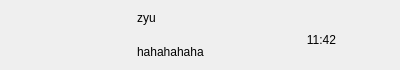
<?xml version="1.0" encoding="UTF-8"?>
<ui version="4.0">
 <class>ChatUserWid</class>
 <widget class="QWidget" name="ChatUserWid">
  <property name="geometry">
   <rect>
    <x>0</x>
    <y>0</y>
    <width>400</width>
    <height>70</height>
   </rect>
  </property>
  <property name="minimumSize">
   <size>
    <width>0</width>
    <height>70</height>
   </size>
  </property>
  <property name="maximumSize">
   <size>
    <width>16777215</width>
    <height>70</height>
   </size>
  </property>
  <property name="windowTitle">
   <string>Form</string>
  </property>
  <layout class="QHBoxLayout" name="horizontalLayout">
   <property name="spacing">
    <number>5</number>
   </property>
   <property name="leftMargin">
    <number>6</number>
   </property>
   <property name="topMargin">
    <number>2</number>
   </property>
   <property name="rightMargin">
    <number>6</number>
   </property>
   <property name="bottomMargin">
    <number>2</number>
   </property>
   <item>
    <widget class="QWidget" name="icon_wid" native="true">
     <property name="minimumSize">
      <size>
       <width>50</width>
       <height>50</height>
      </size>
     </property>
     <property name="maximumSize">
      <size>
       <width>50</width>
       <height>50</height>
      </size>
     </property>
     <layout class="QHBoxLayout" name="horizontalLayout_2">
      <property name="spacing">
       <number>0</number>
      </property>
      <property name="leftMargin">
       <number>0</number>
      </property>
      <property name="topMargin">
       <number>0</number>
      </property>
      <property name="rightMargin">
       <number>0</number>
      </property>
      <property name="bottomMargin">
       <number>0</number>
      </property>
      <item>
       <widget class="QLabel" name="icon_lb">
        <property name="minimumSize">
         <size>
          <width>45</width>
          <height>45</height>
         </size>
        </property>
        <property name="maximumSize">
         <size>
          <width>45</width>
          <height>45</height>
         </size>
        </property>
        <property name="text">
         <string/>
        </property>
       </widget>
      </item>
     </layout>
    </widget>
   </item>
   <item>
    <widget class="QWidget" name="user_info_wid" native="true">
     <property name="maximumSize">
      <size>
       <width>130</width>
       <height>16777215</height>
      </size>
     </property>
     <layout class="QVBoxLayout" name="verticalLayout">
      <property name="leftMargin">
       <number>2</number>
      </property>
      <property name="topMargin">
       <number>2</number>
      </property>
      <property name="rightMargin">
       <number>2</number>
      </property>
      <property name="bottomMargin">
       <number>2</number>
      </property>
      <item>
       <widget class="QLabel" name="user_name_lb">
        <property name="text">
         <string>zyu</string>
        </property>
       </widget>
      </item>
      <item>
       <widget class="QLabel" name="user_chat_lb">
        <property name="maximumSize">
         <size>
          <width>130</width>
          <height>16777215</height>
         </size>
        </property>
        <property name="text">
         <string>hahahahaha</string>
        </property>
       </widget>
      </item>
     </layout>
    </widget>
   </item>
   <item>
    <widget class="QWidget" name="time_wid" native="true">
     <property name="minimumSize">
      <size>
       <width>50</width>
       <height>50</height>
      </size>
     </property>
     <property name="maximumSize">
      <size>
       <width>50</width>
       <height>50</height>
      </size>
     </property>
     <widget class="QLabel" name="time_lb">
      <property name="geometry">
       <rect>
        <x>-20</x>
        <y>20</y>
        <width>69</width>
        <height>19</height>
       </rect>
      </property>
      <property name="text">
       <string>11:42</string>
      </property>
      <property name="alignment">
       <set>Qt::AlignCenter</set>
      </property>
     </widget>
    </widget>
   </item>
  </layout>
 </widget>
 <resources/>
 <connections/>
</ui>
